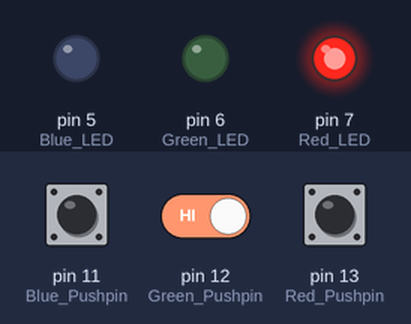
Recording of a sketch running on a simulated Arduino Uno, built with avr-gcc and run on an emulated ATmega328P. On the bench: output pins drawn as LEDs (lit = HIGH). The test bench sets the inputs (shaded band); at power-on: pin 13 (Red_Pushpin) HIGH, pin 12 (Green_Pushpin) HIGH, pin 11 (Blue_Pushpin) HIGH.

Above: at 1.2 s.
1.3 s: pin 13 (Red_Pushpin) pulled LOW for 0.15 s
At 2.5 s:
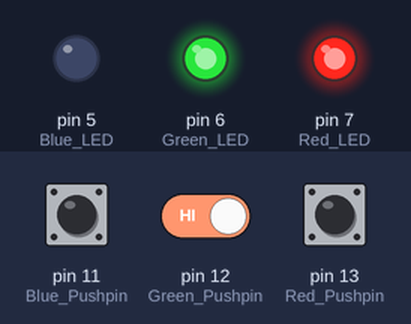
2.9 s: pin 12 (Green_Pushpin) driven LOW and pin 13 (Red_Pushpin) driven LOW
At 3.7 s:
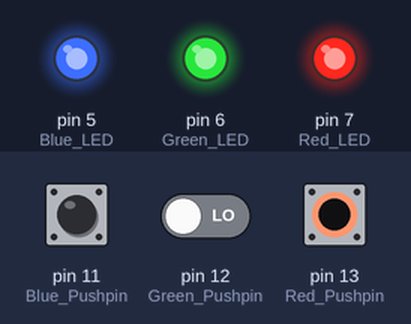
Timing chart, 0 to 5.9 s (numbered marks = the images above; inputs shaded):
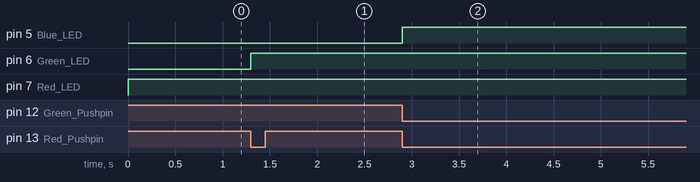

The sketch:

Quiz-1-Sketch-Alex-Robertson.ino
```cpp
void setup() {
  pinMode(13, INPUT_PULLUP);  // Red Pushpin
  pinMode(12, INPUT_PULLUP);  // Green Pushpin
  pinMode(11, INPUT_PULLUP);  // Blue Pushpin

  pinMode (7, OUTPUT);  // Red LED
  pinMode (6, OUTPUT);  // Green LED
  pinMode (5, OUTPUT);  // Blue LED
}

void loop() {
  if (digitalRead(13) == HIGH) {  // If red pushpin is pressed
      setRed();
  } else if (digitalRead(12) == HIGH) { // If Green pushpin is pressed
      setGreen();
  } else if (digitalRead(11) == HIGH) { // If Blue pushpin is pressed
      setBlue();
  } else {  // If no pushpins are being pressed
      clear();
  }
}

// Function to turn the Red LED on
void setRed() {
  digitalWrite(7, HIGH);
}

// Function to turn the Green LED on
void setGreen() {
  digitalWrite(6, HIGH);
}

// Function to turn the Blue LED on
void setBlue() {
  digitalWrite(5, HIGH);
}

// Turns all LEDs off
void clear() {
  digitalWrite(7, LOW);
  digitalWrite(6, LOW);
  digitalWrite(5, LOW);
}
```

Measured:
- after the input at 1.3 s, pin 6 (Green_LED): LOW → HIGH at once
- after the input at 2.9 s, pin 5 (Blue_LED): LOW → HIGH at once
